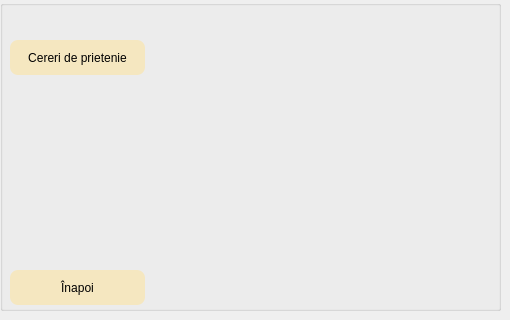
    <widget class="QWidget" name="prieteni">
     <widget class="QGroupBox" name="groupBox_4">
      <property name="geometry">
       <rect>
        <x>0</x>
        <y>0</y>
        <width>501</width>
        <height>311</height>
       </rect>
      </property>
      <property name="styleSheet">
       <string notr="true">font: 12pt &quot;Times New Roman&quot;;</string>
      </property>
      <property name="title">
       <string/>
      </property>
      <widget class="QPushButton" name="pushButton_cereri">
       <property name="geometry">
        <rect>
         <x>10</x>
         <y>40</y>
         <width>135</width>
         <height>35</height>
        </rect>
       </property>
       <property name="styleSheet">
        <string notr="true">#pushButton_cereri{
	
	background-color: rgb(245, 231, 192);
 border-radius:8px;
}
#pushButton_cereri:hover{
	background-color: rgb(157, 217, 146);
border-radius:5px;

}</string>
       </property>
       <property name="text">
        <string>Cereri de prietenie</string>
       </property>
      </widget>
      <widget class="QPushButton" name="pushButton_inapoi_4">
       <property name="geometry">
        <rect>
         <x>10</x>
         <y>270</y>
         <width>135</width>
         <height>35</height>
        </rect>
       </property>
       <property name="styleSheet">
        <string notr="true">#pushButton_inapoi_4{
	
	background-color: rgb(245, 231, 192);
 border-radius:8px;
}
#pushButton_inapoi_4:hover{
	
	background-color: rgb(157, 217, 146);
border-radius:5px;

}</string>
       </property>
       <property name="text">
        <string>Înapoi</string>
       </property>
      </widget>
     </widget>
    </widget>
